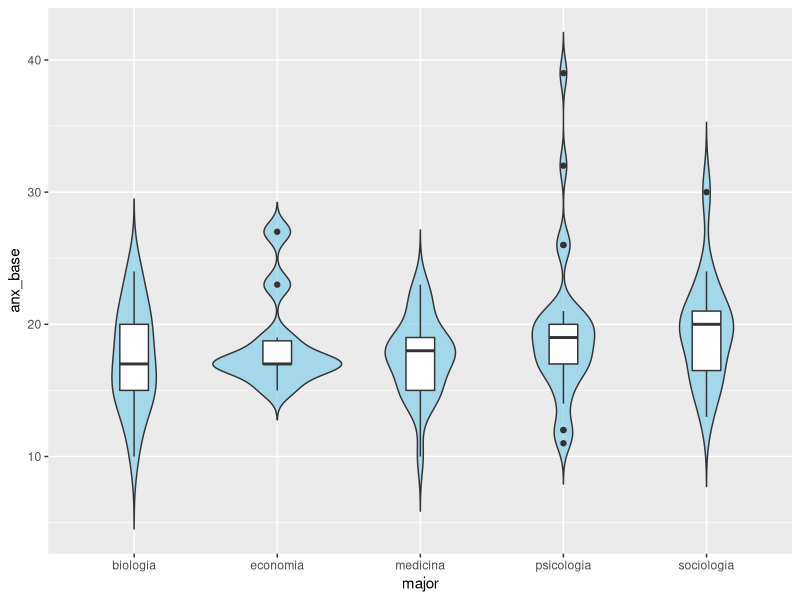

Generate this figure with R:
## ---- chunk 1
#| echo: true
#| code-fold: true
#| output-location: fragment

library(readxl)
Sara_dataset <- read_excel("Sara_dataset.xls")
str(Sara_dataset)
## ---- chunk 2
#| echo: false
#| output: false

library(dplyr)
Sara_dataset <- Sara_dataset %>%
  mutate(
    major = recode(
      major,
      `1` = "psicologia",
      `2` = "medicina",
      `3` = "biologia",
      `4` = "sociologia",
      `5` = "economia"
    )
  )

Sara_dataset <- Sara_dataset %>%
  mutate(
    gender = recode(
      gender, 
      `1` = "femmina",
      `2` = "maschio"
    )
  )

Sara_dataset <- Sara_dataset %>%
  mutate(
    cond = recode(
      cond,
      `1` = "facile",
      `2` = "medio",
      `3` = "difficile",
      `4` = "impossibile"
    )
  )

Sara_dataset$gender <- as.factor(Sara_dataset$gender)
Sara_dataset$major <- as.factor(Sara_dataset$major)
Sara_dataset$cond <- as.factor(Sara_dataset$cond)
## ---- chunk 3
#| echo: false
#| output: false

library(ggplot2)
viol_anx_base <- ggplot(Sara_dataset, aes(x = major, y = anx_base)) +
  geom_violin(trim = FALSE, position=position_dodge(1), fill="skyblue", alpha = 0.7) +
  geom_boxplot(width= 0.2, position=position_dodge(1))
  theme_minimal() +
  labs(
    title = "Distribuzione dei livelli di ansia per major",
    x = "Major",
    y = "Livelli di ansia base",
    )
## ---- chunk 4
#| echo: false

viol_anx_base
